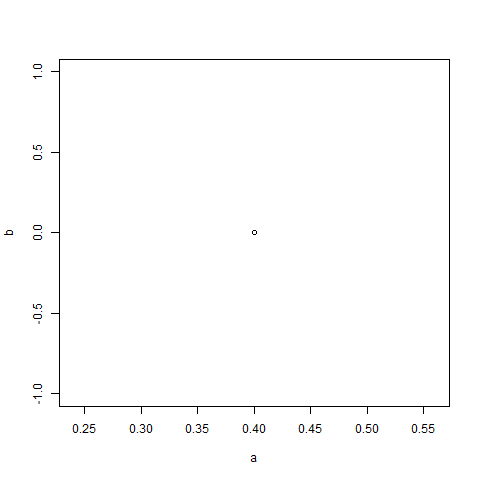

Recreate this plot in R.
a<-seq(0.40,by=1)
b<-dbinom(a,40,0.5)
png(file="C:/Users/hp/Desktop/R_programs/dbinom.png")
plot(a,b)
dev.off()